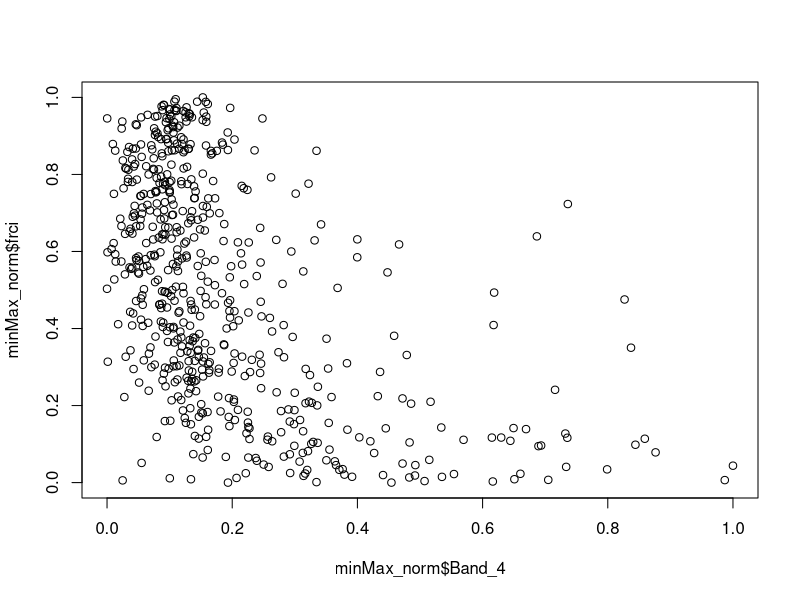
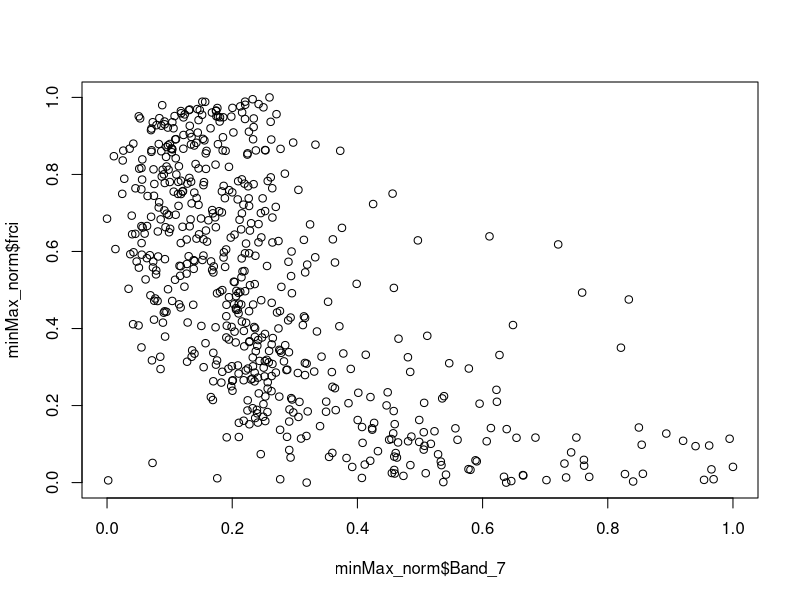
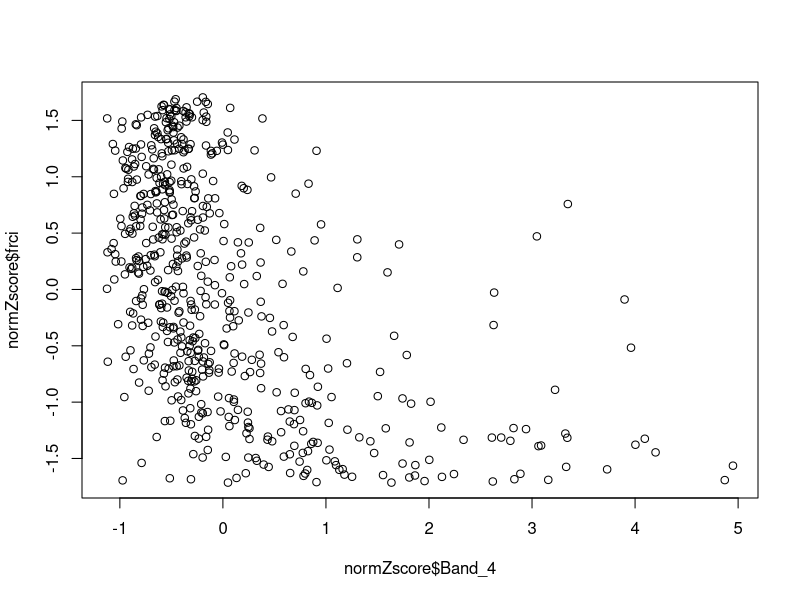
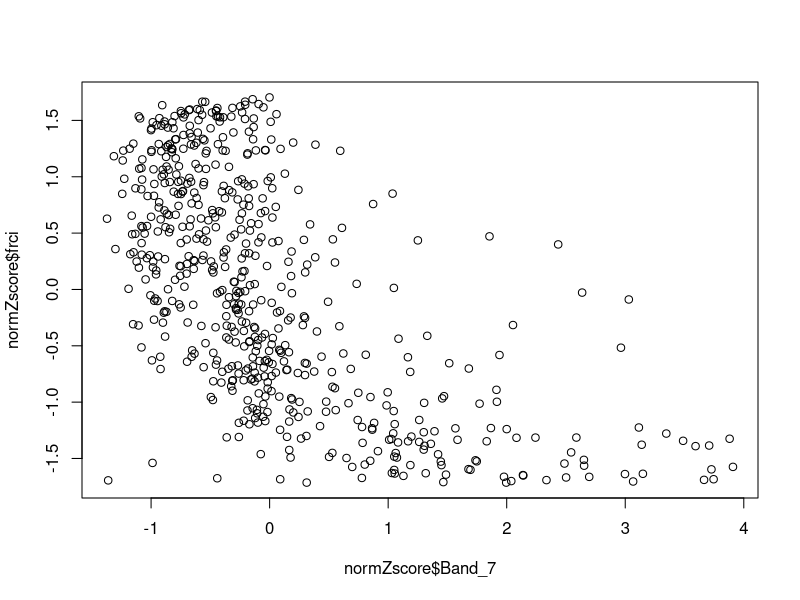

The R script that drew these images, in order:
library(dplyr)
library(openxlsx)
library(readxl)

setwd('D:/00RCode/Result/')
setwd('')
file <- read_xlsx('580_CIDANAU_190219.xlsx')
dframe <- file[, c("frci", "Band_2", "Band_3", "Band_4", "Band_5", "Band_6", "Band_7")]

#------ Normalizasi dataframe
minMax_norm <- as.data.frame(apply(dframe[,1:7], 2, function(x) (x - min(x))/(max(x) - min(x))))
dfMinMax <- round(minMax_norm, 3)
plot(minMax_norm$Band_4, minMax_norm$frci)
plot(minMax_norm$Band_7, minMax_norm$frci)

normZscore <- as.data.frame(apply(dframe[,1:7], 2, function(x) (x - mean(x))/sd(x)))
dfZscore <- round(normZscore, 3)
plot(normZscore$Band_4, normZscore$frci)
plot(normZscore$Band_7, normZscore$frci)

writeDF1 <- write.xlsx(dfMinMax, file = "CIDANAU580_MinMax.xlsx")
writeDF2 <- write.xlsx(dfZscore, file = "CIDANAU580_Zscore.xlsx")
